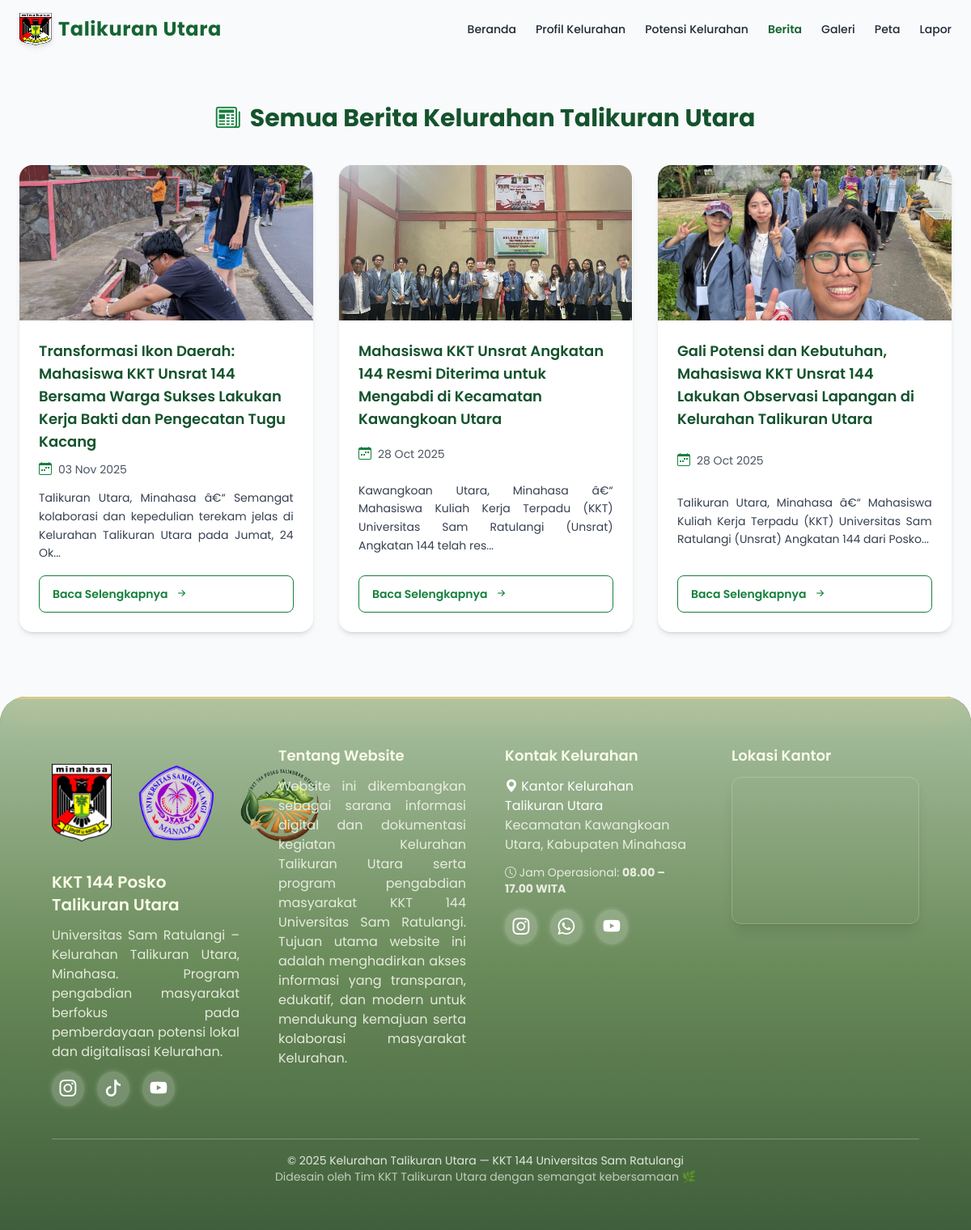
/berita_all.php, run on the app's committed database.
### tables this page shows
CREATE TABLE `berita` (
  `id` int(11) NOT NULL,
  `judul` varchar(150) NOT NULL,
  `isi` text NOT NULL,
  `tanggal` date NOT NULL,
  `foto` varchar(255) DEFAULT NULL
);

### public/berita_all.php (the view, shortened to what this page needs)
<?php
include_once __DIR__ . '/../config/config.php';
?>
<!DOCTYPE html>
<html lang="id">
<head>
  <script src="https://cdn.tailwindcss.com"></script>
  <link rel="stylesheet" href="https://cdn.jsdelivr.net/npm/bootstrap-icons@1.11.3/font/bootstrap-icons.css">
  <link href="https://unpkg.com/aos@2.3.1/dist/aos.css" rel="stylesheet">
</head>
<body class="font-poppins bg-gray-50 text-gray-900 overflow-x-hidden">
  <header id="navbar" class="fixed top-0 left-0 w-full z-50 bg-transparent transition-all duration-300 ease-in-out">
    <div class="max-w-7xl mx-auto flex items-center justify-between px-6 py-4">
      <div class="flex items-center gap-2">
        <img src="assets/logo.png" alt="Logo" class="w-10 h-10 drop-shadow-md hover:scale-110 transition">
        <h1 class="font-merriweather text-xl md:text-2xl font-bold text-green-800 tracking-wide">Talikuran Utara</h1>
      </div>
      <nav class="hidden md:flex gap-6 text-sm font-medium text-gray-800">
        <a href="index.php#home" class="nav-link">Beranda</a>
        <a href="index.php#profil" class="nav-link">Profil Kelurahan</a>
        <a href="index.php#potensi" class="nav-link">Potensi Kelurahan</a>
        <a href="berita_all.php" class="nav-link text-green-800 font-semibold">Berita</a>
        <a href="index.php#galeri" class="nav-link">Galeri</a>
        <a href="index.php#peta" class="nav-link">Peta</a>
        <a href="index.php#lapor" class="nav-link flex items-center gap-1">Lapor</a>
      </nav>
    </div>
  </header>
  <section class="pt-32 pb-20 bg-gray-50">
    <div class="max-w-7xl mx-auto px-6">
      <div class="flex justify-center items-center gap-3 mb-10" data-aos="fade-down">
        <i class="bi bi-newspaper text-green-700 text-3xl"></i>
        <h2 class="text-3xl font-merriweather font-bold text-green-900">Semua Berita Kelurahan Talikuran Utara</h2>
      </div>
      <div class="grid md:grid-cols-3 gap-8">
        <?php
        $query = $conn->query("SELECT * FROM berita ORDER BY tanggal DESC");
        while ($row = $query->fetch_assoc()) {
          $gambarPath = (!empty($row['foto']) && file_exists(__DIR__ . '/../' . $row['foto']))
            ? "../" . $row['foto']
            : "https://via.placeholder.com/400x250?text=No+Image";
          echo "
          <div class='group bg-white rounded-2xl shadow-md hover:shadow-2xl transition-all duration-500 overflow-hidden flex flex-col justify-between transform hover:scale-[1.02]' data-aos='zoom-in'>
            <img src='$gambarPath' alt='Gambar Berita' class='w-full h-48 object-cover group-hover:brightness-105 group-hover:scale-[1.03] transition-transform duration-700'>
            <div class='flex flex-col justify-between flex-grow p-6 text-left'>
              <h3 class='font-semibold text-lg mb-2 text-green-900 group-hover:text-green-800 transition-colors'>
                ".htmlspecialchars($row['judul'])."
              </h3>
              <div class='flex items-center gap-2 text-gray-600 text-sm mb-3'>
                <i class='bi bi-calendar-week text-green-700 text-base'></i>
                <span class='align-middle'>".date('d M Y', strtotime($row['tanggal']))."</span>
              </div>
              <p class='text-sm text-gray-700 text-justify leading-relaxed mb-4'>
                ".substr(strip_tags($row['isi']), 0, 130)."...
              </p>
              <a href='berita_detail.php?id={$row['id']}' class='inline-flex items-center gap-2 text-green-700 font-semibold text-sm border border-green-700 rounded-lg px-4 py-2 hover:bg-green-700 hover:text-white transition-all duration-500 group-hover:translate-y-[-2px]'>
                Baca Selengkapnya <i class='bi bi-arrow-right-short text-lg'></i>
              </a>
            </div>
          </div>";
        }
        ?>
      </div>
    </div>
  </section>
  <?php include 'footer.php'; ?>
</body>
</html>

### public/berita_all.php (style rules this page uses)
body { font-family: 'Poppins', sans-serif; }
.nav-link { position: relative; transition: color .3s ease; }
.nav-link::after { content: ''; position: absolute; left: 0; bottom: -4px; width: 0; height: 2px; background: #22c55e; transition: width .3s ease; }

### data on the page
berita: foto (picture), judul "Transformasi Ikon Daerah: Mahasiswa KKT Unsrat 144 Bersama Warga Sukses Lakukan Kerja Bakti dan Pengecatan Tugu Kacang", tanggal "03 Nov 2025", isi "Talikuran Utara, Minahasa â€“ Semangat kolaborasi dan kepedulian terekam jelas di Kelurahan Talikuran Utara pada Jumat, 24 Ok"
berita: foto (picture), judul "Mahasiswa KKT Unsrat Angkatan 144 Resmi Diterima untuk Mengabdi di Kecamatan Kawangkoan Utara", tanggal "28 Oct 2025", isi "Kawangkoan Utara, Minahasa â€“ Mahasiswa Kuliah Kerja Terpadu (KKT) Universitas Sam Ratulangi (Unsrat) Angkatan 144 telah res"
berita: foto (picture), judul "Gali Potensi dan Kebutuhan, Mahasiswa KKT Unsrat 144 Lakukan Observasi Lapangan di Kelurahan Talikuran Utara", tanggal "28 Oct 2025", isi "Talikuran Utara, Minahasa â€“ Mahasiswa Kuliah Kerja Terpadu (KKT) Universitas Sam Ratulangi (Unsrat) Angkatan 144 dari Posko"
